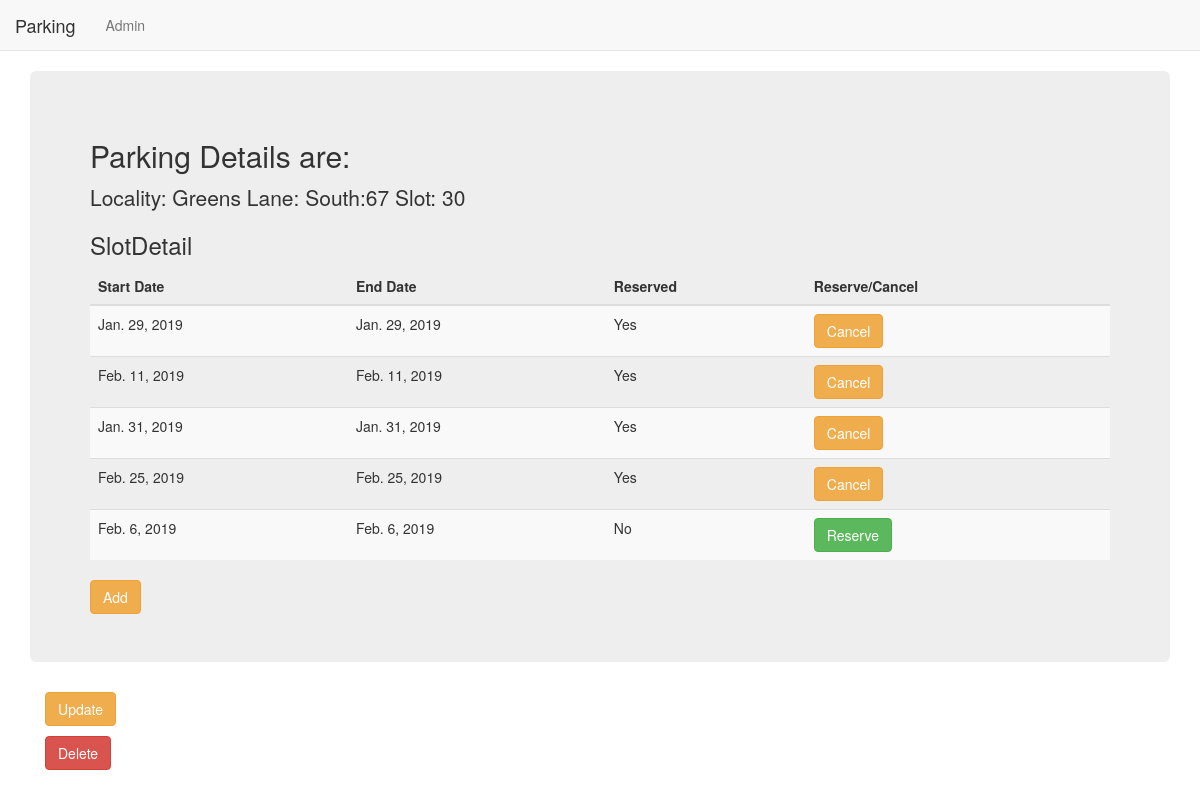
The page /parking_reservation/128/ on the database its author committed.
### parking_reservation/models.py (models this page shows, shortened)
class Parking(models.Model):
    slot_name = models.CharField(max_length=256)
    lane = models.CharField(max_length=256, default='WestLane')
    locality = models.CharField(max_length=256,default='Magarpatta')

class SlotDetail(models.Model):
        slot = models.ForeignKey(Parking,related_name='slotDetails')
        start_date = models.DateField(auto_now=False, auto_now_add=False)
        end_date = models.DateField(auto_now=False, auto_now_add=False)
        reserved = models.BooleanField(default=False)

### parking_reservation/views.py (the view)
# urls.py: url(r'^(?P<pk>\d+)/$', views.ParkingDetailview.as_view(), name='detail'),
class ParkingDetailview(DetailView):
    context_object_name = 'parking_detail'
    model = models.Parking
    template_name = 'parking_reservation/parking_detail.html'

### parking_reservation/templates/parking_reservation/parking_detail.html
{% extends 'parking_reservation/parking_reservation_base.html' %}
{% block body_block %}
<div class="jumbotron">
  <h2>Parking Details are:</h2>
  <p>Locality: {{parking_detail.locality}}
     Lane: {{parking_detail.lane}}
     Slot: {{parking_detail.slot_name}}
</p>
  <h3>SlotDetail</h3>
  <table class="table table-striped">
    <thead>
      <tr>
        <th>Start Date</th>
        <th>End Date</th>
        <th>Reserved</th>
        <th>Reserve/Cancel</th>
      </tr>
    </thead>
    <tbody>
      {% for slotdetails in parking_detail.slotDetails.all %}
      <tr>
        <td>{{slotdetails.start_date}}</td>
        <td>{{slotdetails.end_date}}</td>
        {% if slotdetails.reserved %}
        <td>Yes</td>
        <td><a class="btn btn-warning" href="{% url 'parking_reservation:updateslot' pk=slotdetails.pk%}">Cancel</a></td>
        {% else %}
        <td>No</td>
        <td><a class="btn btn-success" href="{% url 'parking_reservation:updateslot' pk=slotdetails.pk%}">Reserve</a></td>
        {% endif %}
      </tr>
      {% endfor %}
    </tbody>
  </table>
  <a class="btn btn-warning" href="{% url 'parking_reservation:createslot'%}">Add</a>
</div>
<div class="container">
  <p><a class="btn btn-warning" href="{% url 'parking_reservation:update' pk=parking_detail.pk%}">Update</a></p>
  <a class="btn btn-danger" href="{% url 'parking_reservation:delete' pk=parking_detail.pk%}">Delete</a>
</div>
{% endblock %}

### rows shown on the page
Parking: locality "Greens", lane "South:67", slot_name "30"
SlotDetail: start_date "Jan. 29, 2019", end_date "Jan. 29, 2019", reserved "Yes"
SlotDetail: start_date "Feb. 11, 2019", end_date "Feb. 11, 2019", reserved "Yes"
SlotDetail: start_date "Jan. 31, 2019", end_date "Jan. 31, 2019", reserved "Yes"
SlotDetail: start_date "Feb. 25, 2019", end_date "Feb. 25, 2019", reserved "Yes"
SlotDetail: start_date "Feb. 6, 2019", end_date "Feb. 6, 2019", reserved "No"
